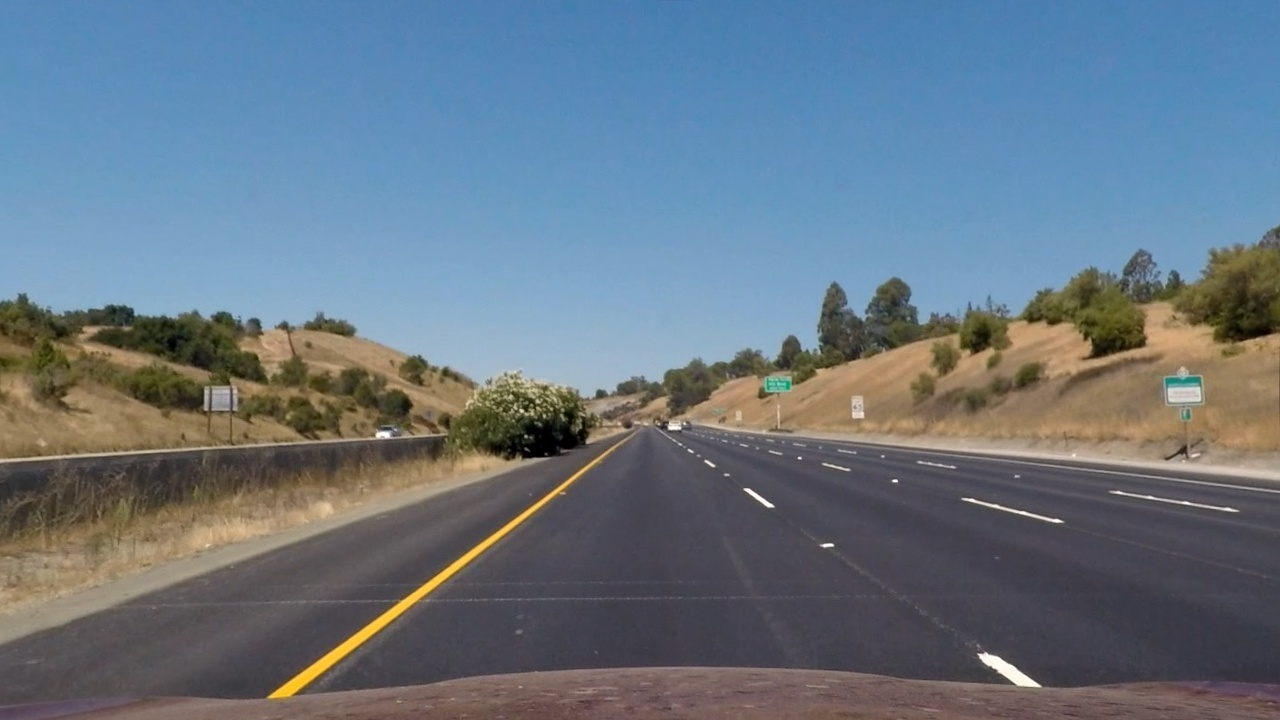
#> input picture test_images/straight_lines1_dst.jpg, 1280 x 720 px; its folder holds 5 pictures in this run
$ jupyter execute --allow-errors '(experimental) Step5 Lane Finding.ipynb'   (shell and % lines are left out)   (older library calls are emulated)
#> lines starting #> are read from the running program, lines starting #| are printed output that depends on the picture; after the words box and inside, x2 and y2 are one past the last pixel; in counts of white or black regions, pixels touching at a corner belong together
### utils.py
import cv2
import json
import glob
import pickle
import numpy as np
import matplotlib.pyplot as plt
import matplotlib.image as mpimg
from tqdm import tqdm


def plot_all_images(images_path):
    """
    plot all passed image by 2 columns

    args:
        images_path(list of str): list of image path you want to plot
    """

    nimage = len(images_path)
    ncols = 2
    nrows = nimage//ncols if (nimage%ncols==0) else (nimage//ncols) + 1

    fig, axes = plt.subplots(nrows, ncols, figsize=(20, 5*nrows))
    axes = axes.flatten()
    for index, path in enumerate(images_path):
        img = cv2.imread(path)
#> img is the input picture: shape (720, 1280, 3); mean B, G, R 130.8, 117.8, 103.4
        img = cv2.cvtColor(img, cv2.COLOR_BGR2RGB)

        axes[index].imshow(img)
        axes[index].set_title(path, fontsize=30)
        axes[index].set_xticks([])
        axes[index].set_yticks([])
        plt.subplots_adjust(left=0, right=1, bottom=0, top=1)

    fig.tight_layout()


# [15 lines left out: function undistort_and_save_image, not called in this run]


def sobel_filter(sobel):
    """
    apply normalization for image applying sobel filter

    args:
        sobel(ndarray): 2-dim image array
    """

    abs_sobel = np.absolute(sobel)
    normalized_sobel= np.uint8(255 * abs_sobel / np.max(abs_sobel))
    return normalized_sobel


def apply_threshholding(gray, thresh_min=0, thresh_max=255):
    """
    create binary image based on two threshhold value toward gray scale image.

    args:
        gray(ndarray): 2-dim ndarray
        thresh_min(int): threshhold value for minimum activation
        thresh_max(int): threshhold value for maximum activation
    """

    binary = np.zeros_like(gray)
    binary[(gray >= thresh_min) & (gray <= thresh_max)] = 1
    return binary


def get_hsv_color_range(hsv, lower, upper):
    """
    get selected image between lower and upper hsv color range

    args:
        hsv: 3-dim OpenCV format image of HSV
        lower: lowest value of hsv
        upper: highest value of hsv
    """

    if (type(lower) == list) or (type(upper) == list):
        lower = np.array(lower)
        upper = np.array(upper)

    frame_mask = cv2.inRange(hsv, lower, upper)
    dst = cv2.bitwise_and(hsv, hsv, mask=frame_mask)
    return dst


def gradient_magnitude(sobelx, sobely):
    """
    get the magnitude of gradients of sobel filter for both x and y direction

    args:
        sobelx(ndarray): normalized 2-dim image after applying x direction sobel filter
        sobely(ndarray): normalized 2-dim image after applying y direction sobel filter
    """

    gradmag = np.sqrt(sobelx**2 + sobely**2)
    scale_factor = np.max(gradmag) / 255
    gradmag = (gradmag / scale_factor).astype(np.uint8)
    return gradmag


# [146 lines left out: functions get_binary_mask_from_image, get_leftx_rightx_base, get_left_right_lane_xy, get_lane_line_coefficients, get_lane_line_position, get_lane_pts_for_fillPoly and 1 more, not called in this run]


def weighted_img(img, initial_img, α=0.8, β=1., γ=0.):

    return cv2.addWeighted(initial_img, α, img, β, γ)


# [70 lines left out: functions get_lane_curvature, print_curvature_info, create_video, not called in this run]

### (experimental) Step5 Lane Finding.ipynb
[cell 1]
import cv2
import glob
import pickle
import numpy as np
import matplotlib.pyplot as plt
from moviepy.editor import VideoFileClip

[cell 2]
from utils import apply_threshholding, \
                    get_hsv_color_range, \
                    gradient_magnitude, \
                    plot_all_images, \
                    sobel_filter, \
                    undistort_and_save_image

[cell 3]
test_images_path = glob.glob('./test_images/*_dst.jpg')
test_images_path

[cell 4]
plot_all_images(test_images_path)

## apply some binary mask search

[cell 5]
img = cv2.imread('./test_images/straight_lines1_dst.jpg')
gray = cv2.cvtColor(img, cv2.COLOR_BGR2GRAY)
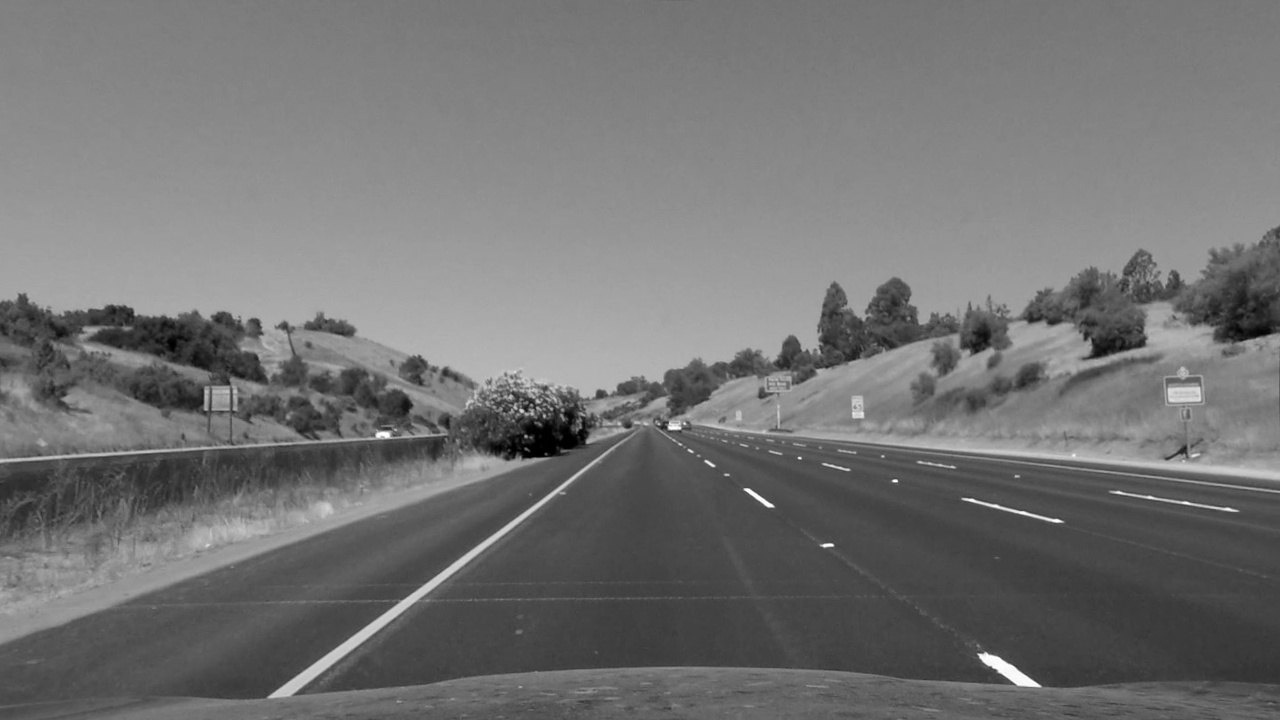
#> gray: shape (720, 1280); min 0, max 255, mean 115
plt.imshow(gray, cmap='gray')

[cell 6]
sobelx = cv2.Sobel(gray, cv2.CV_64F, 1, 0, ksize=3)
sobely = cv2.Sobel(gray, cv2.CV_64F, 0, 1, ksize=3)
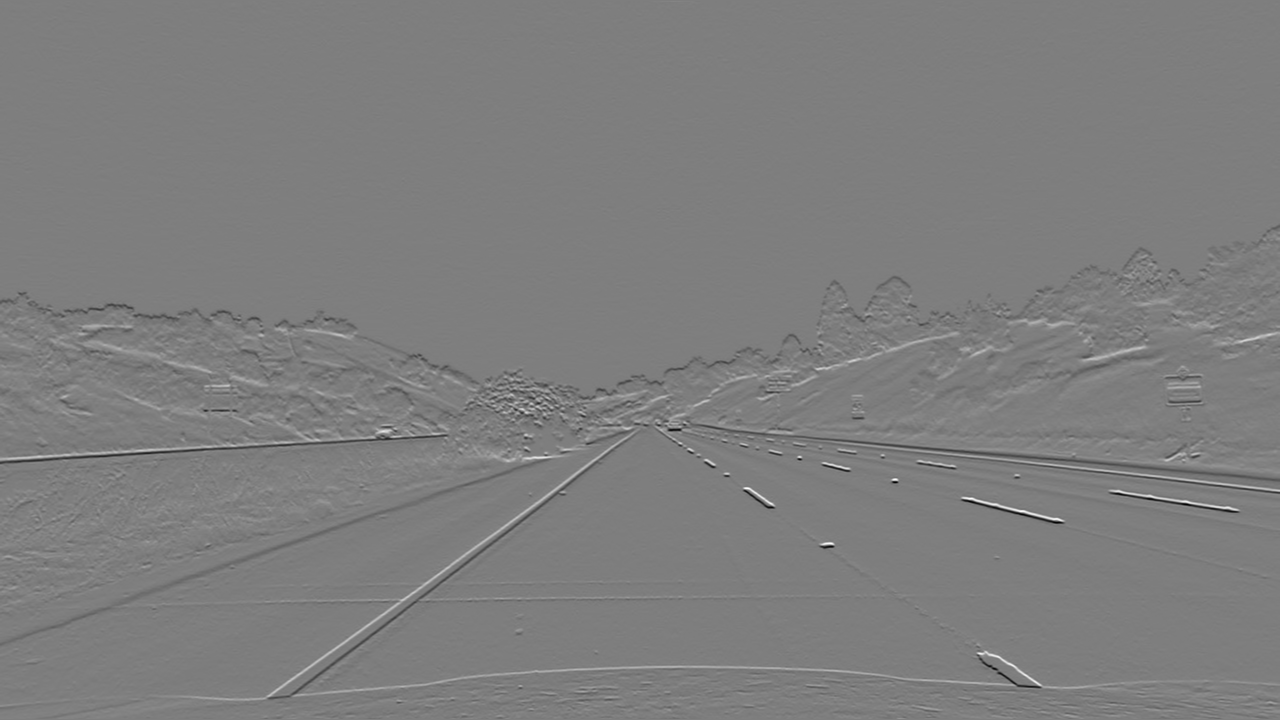
#> sobely: shape (720, 1280) float64; min -687, max 700, mean -0.3; drawn with min black and max white

plt.imshow(sobelx, cmap='gray'); plt.show()
plt.imshow(sobely, cmap='gray'); plt.show()

[cell 7]
sobelx_norm = sobel_filter(sobelx)
sobely_norm = sobel_filter(sobely)

plt.imshow(sobelx_norm, cmap='gray'); plt.show()
plt.imshow(sobely_norm, cmap='gray'); plt.show()

[cell 8]
sx_binary = apply_threshholding(sobelx_norm, 25, 200)
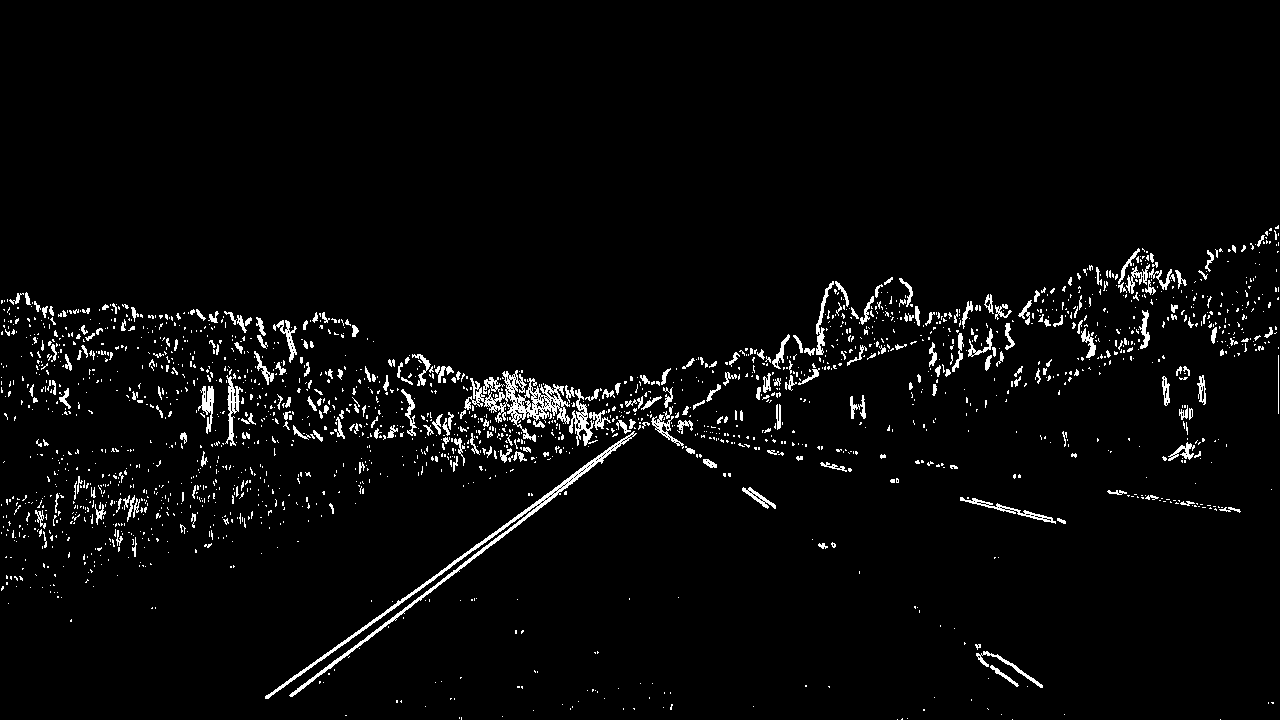
#> sx_binary: shape (720, 1280); values 0 (black) and 1 (white), 3.3% white in thin lines or dots, all inside (x1, y1, x2, y2) = (1, 225, 1279, 720)
sy_binary = apply_threshholding(sobely_norm, 40, 200)
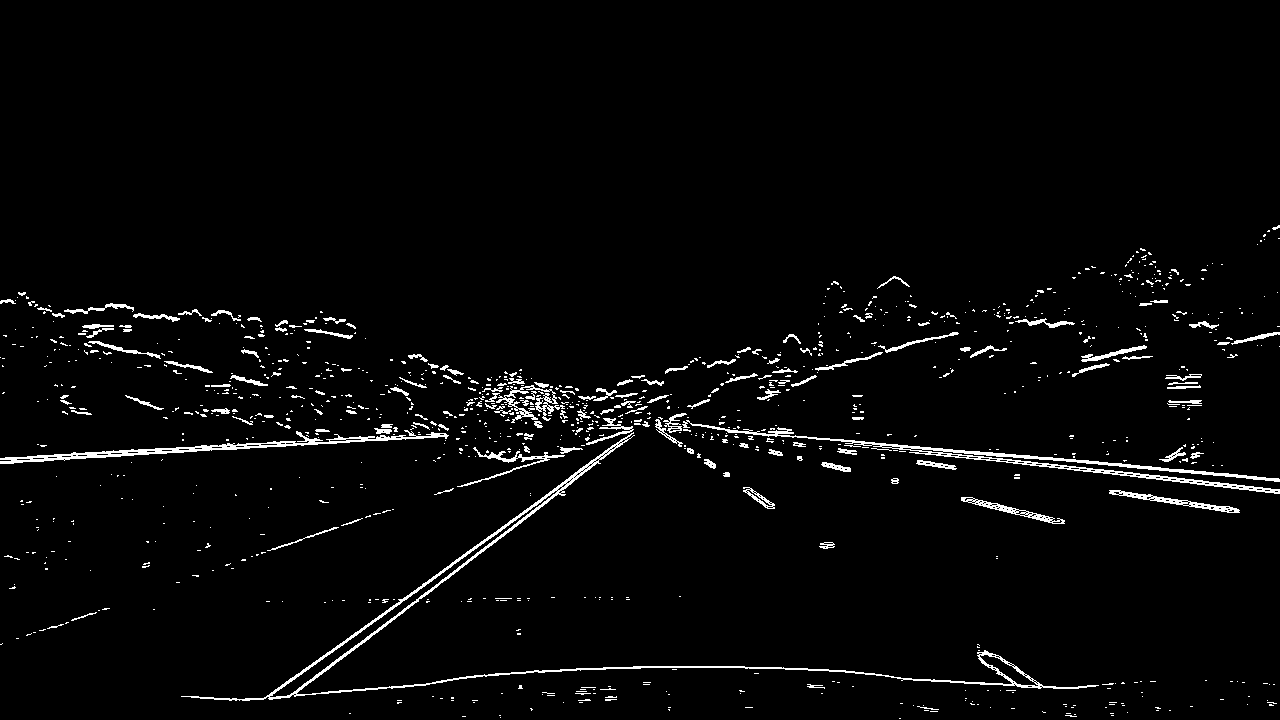
#> sy_binary: shape (720, 1280); values 0 (black) and 1 (white), 2.8% white in thin lines or dots, all inside (x1, y1, x2, y2) = (0, 225, 1280, 719)

plt.imshow(sx_binary, cmap='gray'); plt.show()
plt.imshow(sy_binary, cmap='gray'); plt.show()

[cell 9]
sobel_mag = gradient_magnitude(sobelx, sobely)
#> in gradient_magnitude, `scale_factor = np.max(gradmag) / 255`: scale_factor = 2.8

plt.imshow(sobel_mag, cmap='gray')

[cell 10]
smag_binary = apply_threshholding(sobel_mag, 60, 200)
#> smag_binary: shape (720, 1280); values 0 (black) and 1 (white), 2% white in thin lines or dots, all inside (x1, y1, x2, y2) = (0, 226, 1280, 716)

plt.imshow(smag_binary, cmap='gray')

[cell 11]
img_hls = cv2.cvtColor(img, cv2.COLOR_BGR2HLS)
#> img_hls: shape (720, 1280, 3); mean of channels 0, 1, 2 85.5, 116.9, 67.1

plt.imshow(img_hls[:, :, 2], cmap='gray')

[cell 12]
hls_sch_binary = apply_threshholding(img_hls[:, :, 2], 140, 255)
#> hls_sch_binary: shape (720, 1280); values 0 (black) and 1 (white), 0.92% white; 268 white regions (212 under 20 px), largest, box (x1, y1, x2, y2) and area: (269, 462, 594, 699) 3383, (1083, 323, 1146, 359) 687, (980, 655, 1038, 686) 542

plt.imshow(hls_sch_binary, cmap='gray')

[cell 13]
img_hsv = cv2.cvtColor(img, cv2.COLOR_BGR2HSV)
#> img_hsv: shape (720, 1280, 3); mean H, S, V 85.4, 85, 143.3

plt.imshow(img_hsv)

[cell 14]
hsv_binary = get_hsv_color_range(img_hsv, [20,0,0], [40,255,255])
#> in get_hsv_color_range, `frame_mask = cv2.inRange(hsv, lower, upper)`: frame_mask: shape (720, 1280); 7.8% white; 447 white regions (384 under 20 px), largest, box (x1, y1, x2, y2) and area: (397, 244, 1280, 467) 32982, (0, 302, 417, 438) 23015, (267, 500, 546, 701) 3462
#> in get_hsv_color_range, `dst = cv2.bitwise_and(hsv, hsv, mask=frame_mask)`: dst: shape (720, 1280, 3); mean H, S, V 2, 8.8, 7.6
v_range_binary = hsv_binary[:, :, 2]

plt.imshow(v_range_binary, cmap='gray')

[cell 15]
hsv_range_binary = apply_threshholding(v_range_binary, 180, 255)
#> hsv_range_binary: shape (720, 1280); values 0 (black) and 1 (white), 0.42% white; 113 white regions (101 under 20 px), largest, box (x1, y1, x2, y2) and area: (268, 500, 544, 699) 2771, (1007, 674, 1036, 687) 199, (991, 657, 1013, 672) 173

plt.imshow(hsv_range_binary, cmap='gray')

## use all binary mask

[cell 16]
binary = np.zeros_like(hsv_range_binary)
binary[((sx_binary == 1) & (sy_binary == 1) & (smag_binary == 1)) |
       (hls_sch_binary == 1) | (hsv_range_binary == 1)] = 1

plt.imshow(binary, cmap='gray')

## apply perspective transform

[cell 17]
with open('./experimental/perspective_mtx.pickle', 'rb') as f:
#> (reads experimental/perspective_mtx.pickle from the repository)
    perspective_mtx = pickle.load(f)

[cell 18]
M = perspective_mtx['M']
MInv = perspective_mtx['MInv']

[cell 19]
binary_warped = cv2.warpPerspective(binary, M, binary.shape[::-1])

plt.imshow(binary_warped, cmap='gray')

## Lane Finding

### peak

[cell 20]
bottom_half = binary_warped[binary_warped.shape[0]//2:, :]
histogram = np.sum(bottom_half, axis=0)
plt.plot(histogram)
#> figure, not shown here; curve peaks at x = 184, y = 352

[cell 21]
out_img = np.dstack((binary_warped, binary_warped, binary_warped)) * 255

[cell 22]
midpoint = np.int(histogram.shape[0] // 2)
midpoint

[cell 23]
leftx_base = np.argmax(histogram[:midpoint])
rightx_base = np.argmax(histogram[midpoint:]) + midpoint

leftx_base, rightx_base

[cell 24]
nwindows = 9
margin = 100
minpix = 50

[cell 25]
window_height = np.int(binary_warped.shape[0] // nwindows)
window_height

[cell 26]
nonzero = binary_warped.nonzero()
nonzero

[cell 27]
# Caution!! Wrong Order Y-x
nonzeroy = np.array(nonzero[0])
nonzerox = np.array(nonzero[1])

[cell 28]
leftx_current = leftx_base
rightx_current = rightx_base

[cell 29]
left_lane_inds = []
right_lane_inds = []

height, width = binary_warped.shape

for window in range(nwindows):

    win_y_low  = height - (window + 1) * window_height
    win_y_high = height - window     * window_height

    win_xleft_low  = leftx_current - margin
    win_xleft_high = leftx_current + margin
    win_xright_low  = rightx_current - margin
    win_xright_high = rightx_current + margin

    cv2.rectangle(out_img, (win_xleft_low, win_y_low),
        (win_xleft_high, win_y_high), (0, 255, 0), 2)
    cv2.rectangle(out_img, (win_xright_low, win_y_low),
        (win_xright_high, win_y_high), (0, 255, 0), 2)

    good_left_inds  = ((nonzeroy >= win_y_low) & (nonzeroy < win_y_high) &
                       (nonzerox >= win_xleft_low) & (nonzerox < win_xleft_high)).nonzero()[0]
    good_right_inds = ((nonzeroy >= win_y_low) & (nonzeroy < win_y_high) &
                       (nonzerox >= win_xright_low) & (nonzerox < win_xright_high)).nonzero()[0]

    left_lane_inds.append(good_left_inds)
    right_lane_inds.append(good_right_inds)

    if len(good_left_inds) > minpix:
        leftx_current = np.int(np.mean(nonzerox[good_left_inds]))
    if len(good_right_inds) > minpix:
        rightx_current = np.int(np.mean(nonzerox[good_right_inds]))

[cell 30]
plt.imshow(out_img)

[cell 31]
left_lane_inds = np.concatenate(left_lane_inds)
right_lane_inds = np.concatenate(right_lane_inds)

[cell 32]
leftx = nonzerox[left_lane_inds]
lefty = nonzeroy[left_lane_inds]
rightx = nonzerox[right_lane_inds]
righty = nonzeroy[right_lane_inds]

[cell 33]
left_fit = np.polyfit(lefty, leftx, 2)
#> left_fit = [-6.21e-05, 0.0913, 163.6]
right_fit = np.polyfit(righty, rightx, 2)
#> right_fit = [5.53e-05, 0.0147, 974.5]

[cell 34]
left_fit
#> Out = [-6.21e-05, 0.0913, 163.6]

[cell 35]
right_fit
#> Out = [5.53e-05, 0.0147, 974.5]

[cell 36]
ploty = np.linspace(0, height-1, height)

[cell 37]
left_fitx = left_fit[0]*ploty**2 + left_fit[1]*ploty + left_fit[2]
right_fitx = right_fit[0]*ploty**2 + right_fit[1]*ploty + right_fit[2]

[cell 38]
out_img[lefty, leftx] = [255, 0, 0]
out_img[righty, rightx] = [0, 0, 255]

[cell 39]
plt.imshow(out_img)
plt.plot(left_fitx, ploty, color='yellow')
plt.plot(right_fitx, ploty, color='yellow')
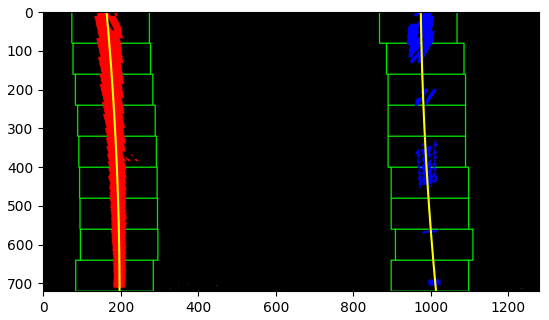
#> figure drawn by matplotlib, 1 panel

[cell 40]
left_line_window1 = np.array(np.transpose(np.vstack([left_fitx-margin, ploty])))
left_line_window1

[cell 41]
np.transpose(np.vstack([left_fitx+margin, ploty]))

[cell 42]
np.flipud(np.transpose(np.vstack([left_fitx+margin, ploty])))

[cell 43]
left_line_window2 = np.array(np.flipud(np.transpose(np.vstack([left_fitx+margin, ploty]))))

[cell 44]
np.hstack((left_line_window1, left_line_window2))

[cell 45]
left_line_pts = np.hstack((left_line_window1, left_line_window2))

[cell 46]
right_line_window1 = np.array(np.transpose(np.vstack([right_fitx-margin, ploty])))
right_line_window2 = np.array(np.flipud(np.transpose(np.vstack([right_fitx+margin, ploty]))))
right_line_pts = np.hstack((right_line_window1, right_line_window2))

[cell 47]
out_img.shape

[cell 48]
window_img = np.zeros_like(out_img)
window_img.shape

[cell 49]
np.int_([left_line_pts])
